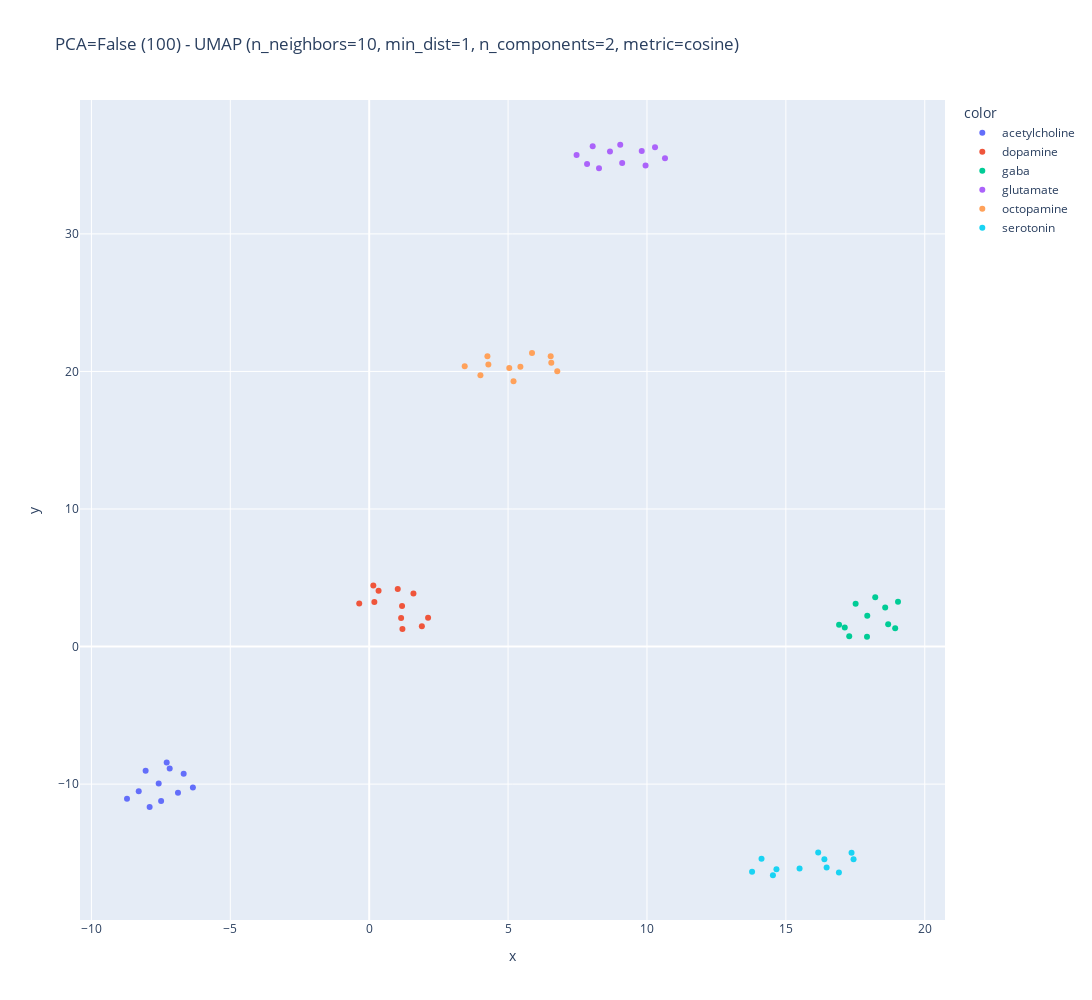

Write notebook code for a chart like this one.
### Code cell
diplay_features(
        np.vstack([ref_latents, np.vstack(mean_ref)]),
        np.hstack([ref_labels, np.hstack(mean_labs)]),

        include_pca=False,
        pca_nb_components=100,
        clustering=False,
        nb_clusters=6,
        nb_neighbor=10,
        min_dist=1,
        nb_components=2,
        metric='cosine'
    )

### Figure 1 — Plotly figure (JSON) as saved in the notebook; plotly's stock layout.template omitted (floating-point values rounded to 4 significant figures)
{"data": [{"hovertemplate": "color=acetylcholine<br>x=%{x}<br>y=%{y}<extra></extra>", "legendgroup": "acetylcholine", "marker": {"color": "#636efa", "symbol": "circle"}, "mode": "markers", "name": "acetylcholine", "orientation": "v", "showlegend": true, "type": "scatter", "x": [-7.904, -8.297, -7.491, -8.719, -7.182, -7.29, -8.048, -6.679, -6.884, -6.347, -7.578], "xaxis": "x", "y": [-11.67, -10.52, -11.24, -11.07, -8.864, -8.431, -9.032, -9.254, -10.63, -10.24, -9.954], "yaxis": "y"}, {"hovertemplate": "color=dopamine<br>x=%{x}<br>y=%{y}<extra></extra>", "legendgroup": "dopamine", "marker": {"color": "#EF553B", "symbol": "circle"}, "mode": "markers", "name": "dopamine", "orientation": "v", "showlegend": true, "type": "scatter", "x": [0.1854, -0.3589, 0.1493, 0.3375, 1.896, 1.149, 2.12, 1.196, 1.028, 1.593, 1.183], "xaxis": "x", "y": [3.235, 3.13, 4.447, 4.051, 1.471, 2.082, 2.1, 1.27, 4.185, 3.857, 2.956], "yaxis": "y"}, {"hovertemplate": "color=gaba<br>x=%{x}<br>y=%{y}<extra></extra>", "legendgroup": "gaba", "marker": {"color": "#00cc96", "symbol": "circle"}, "mode": "markers", "name": "gaba", "orientation": "v", "showlegend": true, "type": "scatter", "x": [17.92, 16.92, 17.12, 17.28, 17.51, 18.58, 18.22, 19.04, 18.68, 18.93, 17.93], "xaxis": "x", "y": [0.7114, 1.59, 1.38, 0.7565, 3.103, 2.838, 3.577, 3.249, 1.627, 1.322, 2.245], "yaxis": "y"}, {"hovertemplate": "color=glutamate<br>x=%{x}<br>y=%{y}<extra></extra>", "legendgroup": "glutamate", "marker": {"color": "#ab63fa", "symbol": "circle"}, "mode": "markers", "name": "glutamate", "orientation": "v", "showlegend": true, "type": "scatter", "x": [9.811, 9.949, 10.29, 10.65, 7.466, 7.843, 8.046, 8.273, 8.668, 9.037, 9.107], "xaxis": "x", "y": [36.03, 34.97, 36.3, 35.51, 35.74, 35.08, 36.38, 34.77, 35.99, 36.48, 35.16], "yaxis": "y"}, {"hovertemplate": "color=octopamine<br>x=%{x}<br>y=%{y}<extra></extra>", "legendgroup": "octopamine", "marker": {"color": "#FFA15A", "symbol": "circle"}, "mode": "markers", "name": "octopamine", "orientation": "v", "showlegend": true, "type": "scatter", "x": [4.256, 4.29, 4.004, 3.438, 5.862, 6.555, 6.77, 6.534, 5.042, 5.196, 5.443], "xaxis": "x", "y": [21.11, 20.5, 19.72, 20.37, 21.33, 20.64, 20.01, 21.11, 20.25, 19.29, 20.35], "yaxis": "y"}, {"hovertemplate": "color=serotonin<br>x=%{x}<br>y=%{y}<extra></extra>", "legendgroup": "serotonin", "marker": {"color": "#19d3f3", "symbol": "circle"}, "mode": "markers", "name": "serotonin", "orientation": "v", "showlegend": true, "type": "scatter", "x": [13.78, 14.66, 14.53, 14.12, 16.39, 16.16, 16.47, 16.91, 17.44, 17.36, 15.49], "xaxis": "x", "y": [-16.37, -16.2, -16.63, -15.42, -15.47, -14.98, -16.06, -16.42, -15.46, -15.0, -16.14], "yaxis": "y"}], "layout": {"height": 1000, "legend": {"title": {"text": "color"}, "tracegroupgap": 0}, "title": {"text": "PCA=False (100) - UMAP (n_neighbors=10, min_dist=1, n_components=2, metric=cosine)"}, "width": 1500, "xaxis": {"anchor": "y", "domain": [0, 1], "title": {"text": "x"}}, "yaxis": {"anchor": "x", "domain": [0, 1], "title": {"text": "y"}}}}
